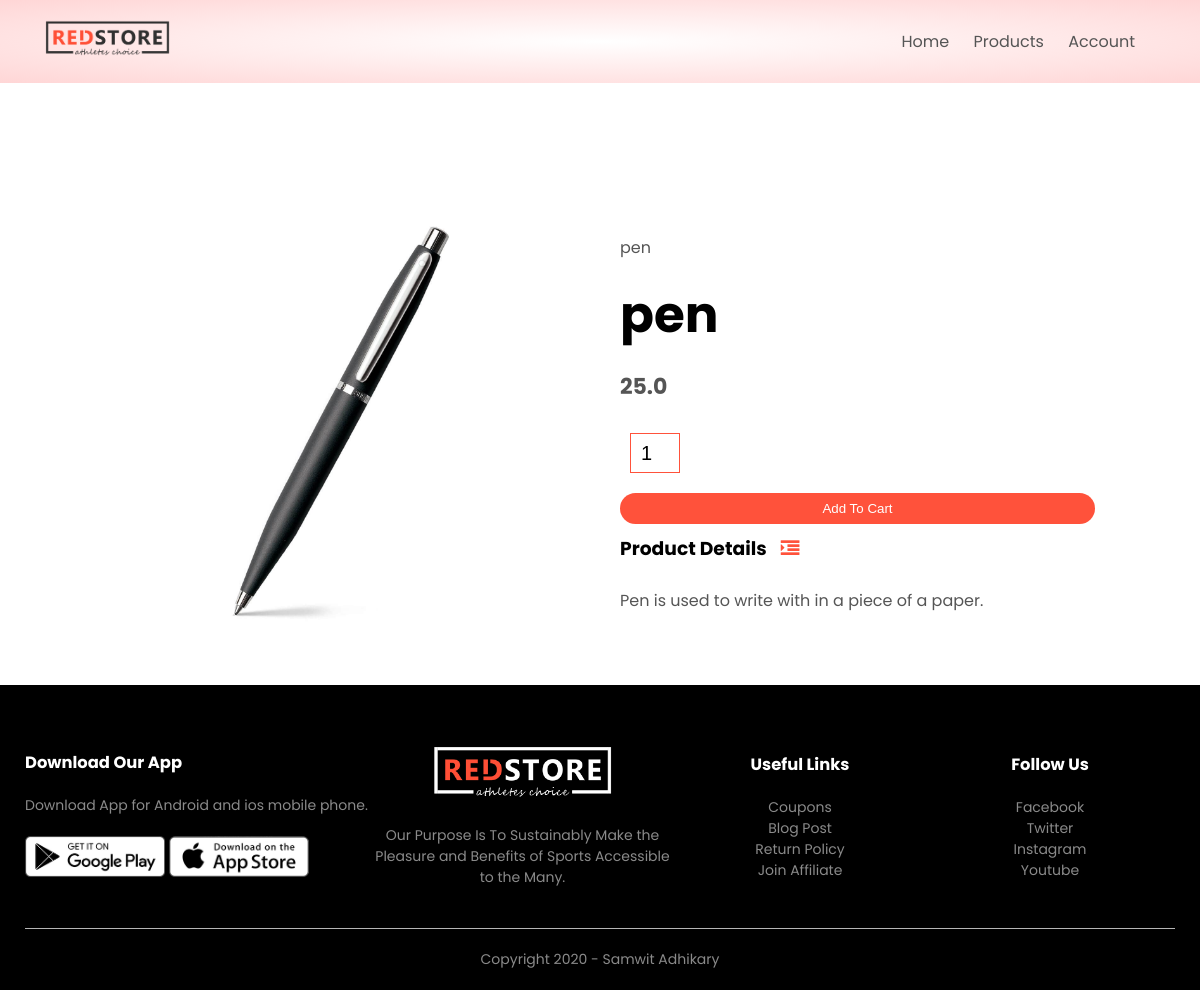
The page /product_details/1 on the database its author committed.
### products/models.py (models this page shows, shortened)
class Products(models.Model):
    LIVE=1
    DELETE=0
    DELETE_CHOICES=((LIVE,'Live'),(DELETE,'Delete'))
    title=models.CharField(max_length=200)
    price=models.FloatField()
    description=models.TextField()
    image=models.ImageField(upload_to='media/')
    priority=models.IntegerField(default=0)
    delete_status=models.IntegerField(choices=DELETE_CHOICES,default=LIVE)
    created_at=models.DateTimeField(auto_now_add=True)
    updated_at=models.DateTimeField(auto_now=True)

### products/views.py (the view)
# urls.py: path('product_details/<pk>', views.detail_product, name='detail_product')
def detail_product(request,pk):
    product=Products.objects.get(pk=pk)
    context = {'product': product}
    return render(request, 'product_detail.html', context)

### templates/product_detail.html
{% extends "blank_layout.html" %}
{% block content %}
{% include 'product_description.html' %}
{% endblock content %}

### templates/product_description.html (shortened to what this page needs)
{% load static %}
<div class="small-container single-product">
    <div class="row">
        <div class="col-2">
            <img src="{{ product.image.url}}" width="100%" id="ProductImg">
        </div>
        <div class="col-2">
            <p>{{ product.title }}</p>
            <h1>{{ product.title }}</h1>
            <h4>{{ product.price }}</h4>
            <form method="post" action="{% url 'add_to_cart' %}" enctype="multipart/form-data">
            <input type="number" name="quantity" value="1">
            <button type="submit" class="btn" >Add To Cart</button>
            </form>
            <h3>Product Details <i class="fa fa-indent"></i></h3>
            <br>
            <p>{{ product.description }}</p>
        </div>
    </div>
</div>

### static/css/style.css (style rules this page uses)
* { margin: 0; padding: 0; box-sizing: border-box; }
body { font-family: 'Poppins', sans-serif; }
p { color: #555; }
.row { display: flex; align-items: center; flex-wrap: wrap; justify-content: space-around; }
.col-2 { flex-basis: 50%; min-width: 300px; }
.col-2 img { max-width: 100%; padding: 50px 0; }
.col-2 h1 { font-size: 50px; line-height: 60px; margin: 25px 0; }
.btn { display: inline-block; background: #ff523b; color: white; padding: 8px 30px; margin: 30px 0; border-radius: 30px; transition: background 0.5s; }
.small-container { max-width: 1080px; margin: auto; padding-left: 25px; padding-right: 25px; }
h4 { color: #555; font-weight: normal; }
.single-product { margin-top: 80px; }
.single-product .col-2 img { padding: 0; }
.single-product .col-2 { padding: 20px; }
.single-product h4 { margin: 20px 0; font-size: 22px; font-weight: bold; }
.single-product input { width: 50px; height: 40px; padding-left: 10px; font-size: 20px; margin-left: 10px; border: 1px solid #ff523b; margin-right: 10px; }
.single-product .fa { color: #ff523b; margin-left: 10px; }
form input { width: 100%; height: 30px; margin: 10px 0; padding: 0 10px; border: 1px solid #ccc; }
form .btn { width: 100%; border: none; cursor: pointer; margin: 10px 0; }

### rows shown on the page
Products: image (picture), title "pen", price "25.0", description "Pen is used to write with in a piece of a paper."
